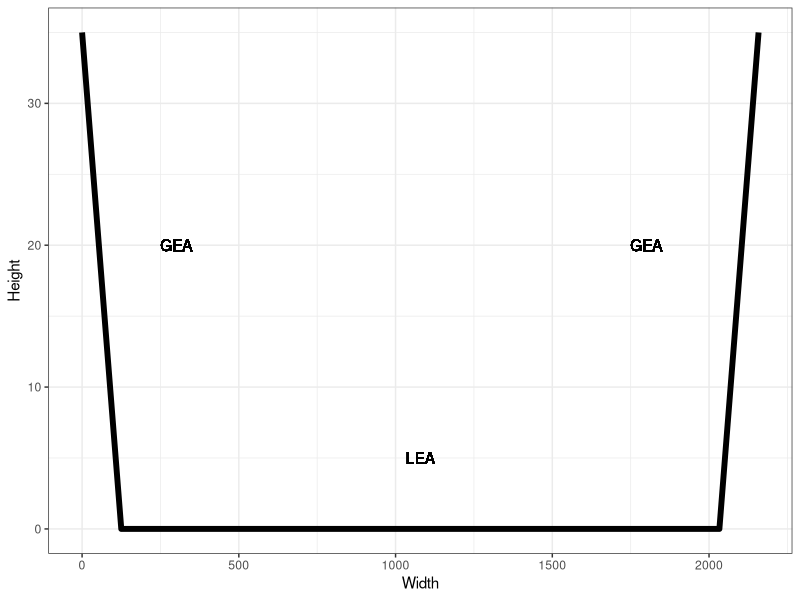

Write the R code that produced this figure. (Note: this script raises an error after producing the figure.)
## ---- chunk 1
knitr::opts_chunk$set(
  collapse = TRUE,
  comment = "#>"
)
## ---- chunk 2
library(ggplot2)
sim_groove <- function(beta = c(-0.28,0.28), a = 125)
{
  x <- seq(from = 0, to = 2158, by = 1)
  med <- median(x)
  y <- 1*(x <= a)*(beta[1]*(x - med) - beta[1]*(a - med)) + 
    1*(x >= 2158 - a)*(beta[2]*(x - med) - beta[2]*(2158 - a - med))
  return(data.frame("x" = x, "y" = y))
}

d <- sim_groove()
ggplot(data = d) +
  geom_line(aes(x = x, y = y), size = 2) +
  geom_text(mapping = aes(x = 300, y = 20, label = "GEA")) + 
  geom_text(mapping = aes(x = 1800, y = 20, label = "GEA")) +
  geom_text(mapping = aes(x = 2158/2, y = 5, label = "LEA")) +
  theme_bw() +
  ylab("Height") +
  xlab("Width")

## ---- chunk 3

# set the minimum y-value to zero
check_min <- min(raw_data$value[!is.na(raw_data$value)])
raw_data <- dplyr::mutate(raw_data, value_std = value - check_min)

# remove global structure
rlo_fit <- robust_loess_fit(cc = raw_data, iter = 20)
raw_data$rlo_pred <- predict(rlo_fit, newdata = raw_data)
raw_data$rlo_resid <- raw_data$value_std - raw_data$rlo_pred

# define new data frame without the global structure
data <- data.frame("x" = raw_data$x, "y" = raw_data$rlo_resid)

# plot the new data
ggplot(data = data) +
  geom_point(aes(x = x, y = y)) +
  theme_bw() +
  ylab("Height") +
  xlab("Width")
## ---- chunk 4
# make range of x data equal to the range of non NA points and scale the y-values
d <- data.frame("x" = data$x, "y" = scale(data$y))
max_x_notNA <- max(d$x[!is.na(d$y)])
min_x_notNA <- min(d$x[!is.na(d$y)])
d <- d[d$x >= min_x_notNA & d$x <= max_x_notNA,]
## ---- chunk 5
# subset data
temp_d <- d[seq(from = 1, to = nrow(d),by = 20),]

# remove missing data
temp_d <- temp_d[complete.cases(temp_d),]

# estimate the MLE's 
mles <- mlgp(y = temp_d$y, x = temp_d$x)

# name MLE's impute_par
impute_par <- exp(mles$par)
impute_par
## ---- chunk 6
full_data <- imputeGP(y = d$y, x = d$x, sigma = impute_par[1], l = impute_par[2])
head(full_data)

ggplot(data = full_data) +
  geom_point(aes(x = x, y = y)) +
  theme_bw()
## ---- chunk 7
# log pdf of a normal distribution with the type of covariance matrix described in the model
lognormal_ou_pdf <- function(x, mu, sigma, l)
  {
    n <- length(x)
    rho <- exp(-1/l)

    return(-n/2 * log(2 * pi) - n * log(sigma) - ((n - 1)/2) * log(1 - rho^2)
           - 1/2 * 1/(sigma^2 * (1 - rho^2)) * ((x[1] - mu[1])^2 + (x[n] - mu[n])^2 + (1 + rho^2) * sum((x[2:(n-1)] - mu[2:(n-1)])^2)
                                                - 2 * rho * sum((x[1:(n-1)] - mu[1:(n-1)]) * (x[2:n] - mu[2:n]))))
}

# define starting values 
start.vals <- list("sigma" = c(1), "l" = c(10))

# proposal variance for the MH step
prop_var <- diag(c(1/2,1/2))

# run the RWMH sampler for the zero changepoint model
m0cp <- runmcmc_cp0(data = full_data, iter = 5000, start.vals = start.vals, prop_var = prop_var, warmup = 500, verbose = FALSE)

# print maximum value of the (conditional) log posterior up to the normalizing constant
max(m0cp$lpost)
## ---- chunk 8

# define starting values for the changepoints
cp_start_left <- min(full_data$x) + 30
cp_start_right <- max(full_data$x) - 30
   
# define list of starting values for both the left and right changepoint models 
start.vals <- list("left" = list("sigma" = c(1,1), 
                                 "l" = c(10,10), 
                                 "cp" = c(cp_start_left), 
                                 "beta" = c(-1), 
                                 "intercept" = c(0)),
                    "right" = list("sigma" = c(1,1), 
                                   "l" = c(10,10), 
                                   "cp" = c(cp_start_right), 
                                   "beta" = c(1), 
                                   "intercept" = c(0)))

# list of starting values for each of the two MH steps (not sampling the changepoint) for both the left and right changepoint models 
prop_var <- list("left" = list(diag(c(1/2,1/2,1/2,1/2)), 
                               diag(c(1/2,1/2))),
                 "right" = list(diag(c(1/2,1/2)), 
                                diag(c(1/2,1/2,1/2, 1/2))))

# define the proposal variance for the RWMH step sampling the changepoint
cp_prop_var <- 10^2

# run Gibbs MCMC for the left GEA model 
m1cp_left <- runmcmc_cp1_left(data = full_data, iter = 5000, warmup = 500, 
                            start.vals = start.vals$left, 
                            prop_var = prop_var$left, 
                            cp_prop_var = cp_prop_var, 
                            verbose = FALSE, tol_edge = 20)

# run Gibbs MCMC for the right GEA model
m1cp_right <- runmcmc_cp1_right(data = full_data, iter = 5000, warmup = 500, 
                              start.vals = start.vals$right, 
                              prop_var = prop_var$right, 
                              cp_prop_var = cp_prop_var, 
                              verbose = FALSE, tol_edge = 20)

# Find MAP estimates under both models of the changepoint location 
map_cp1_left <- as.numeric(m1cp_left$parameters$cp)[which.max(m1cp_left$lpost)]
map_cp1_right <- as.numeric(m1cp_right$parameters$cp)[which.max(m1cp_right$lpost)]

# print maximum value of (conditional) log posterior up to a normalizing constant
max(m1cp_left$lpost)
max(m1cp_right$lpost)

# Plot the data and the changepoint MAPs
ggplot(data = full_data) +
  geom_point(aes(x = x, y = y)) + 
  geom_vline(aes(xintercept = map_cp1_left)) +
  geom_vline(aes(xintercept = map_cp1_right)) +
  theme_bw()

## ---- chunk 9

# run both Gibbs MCMC algorithms for each of the single changepoint model
m1cp <- runmcmc_cp1(data = full_data, iter = 5000, 
                     start.vals.left = start.vals$left, 
                     start.vals.right = start.vals$right,
                     prop_var_left = prop_var$left, 
                     prop_var_right = prop_var$right, 
                     cp_prop_var = cp_prop_var, 
                     tol_edge = 20, 
                     warmup = 500, verbose = FALSE)

# Find MAP estimates under both models of the changepoint location 
map_cp1_left2 <- as.numeric(m1cp$left_parameters$cp)[which.max(m1cp$lpost$left)]
map_cp1_right2 <- as.numeric(m1cp$right_parameters$cp)[which.max(m1cp$lpost$right)]

map_cp1_left2
map_cp1_right2

## ---- chunk 10
# define starting values
start.vals <- list("sigma" = c(1,1,1), 
                   "l" = c(10,10,10), 
                   "cp" = c(cp_start_left, cp_start_right), 
                   "beta" = c(-2,2), 
                   "intercept" = c(0,0))

# define proposal variances (not for changepoints)
prop_var <- list(diag(c(1/2,1/2,1/2,1/2)), 
                 diag(c(1/2,1/2)), 
                 diag(c(1/2,1/2,1/2,1/2)))

# define proposal variance for changepoints
cp_prop_var <- diag(c(10^2, 10^2))

# run Gibbs MCMC
m2cp <- runmcmc_cp2(data = full_data, 
                     iter = 5000, 
                     start.vals = start.vals, 
                     prop_var = prop_var, 
                     cp_prop_var = cp_prop_var, 
                     tol_edge = 20, 
                     tol_cp = 1000, 
                     warmup = 500, 
                     verbose = FALSE)


# Find MAP estimates of changepoint locations
map_cp2 <- m2cp$parameters$cp[which.max(m2cp$lpost),]

# print maximum value of (conditional) log posterior up to a normalizing constant
max(m2cp$lpost)

# Plot the data and the changepoint MAPs
ggplot(data = full_data) +
  geom_point(aes(x = x, y = y)) + 
  geom_vline(aes(xintercept = map_cp2[1])) +
  geom_vline(aes(xintercept = map_cp2[2])) +
  theme_bw()

## ---- chunk 11

# changepoint starting values
cp_sval_left <- min(full_data$x) + 50
cp_sval_right <- max(full_data$x) - 50

# list of starting values for each model
start.vals <- list("cp2" = list("sigma" = c(1,1,1), 
                                "l" = c(10,10,10), 
                                "cp" = c(cp_sval_left,cp_sval_right), 
                                "beta" = c(-2,2), 
                                "intercept" = c(0,0)),
                       "cp1" = list("left" = list(
                                        "sigma" = c(1,1), 
                                        "l" = c(10,10), 
                                        "cp" = c(cp_sval_left), 
                                        "beta" = c(-1), 
                                        "intercept" = c(0)),
                                    "right" = list(
                                        "sigma" = c(1,1), 
                                        "l" = c(10,10), 
                                        "cp" = c(cp_sval_right), 
                                        "beta" = c(1), 
                                        "intercept" = c(0))),
                       "cp0" = list("sigma" = c(1), "l" = c(10)))

# proposal variances for each model
prop_var <- list("cp2" = list(diag(c(1/2,1/2,1/2,1/2)), 
                              diag(c(1/2,1/2)), 
                              diag(c(1/2,1/2,1/2,1/2))),
                     "cp1" = list("left" = list(diag(c(1/2,1/2,1/2,1/2)), 
                                                diag(c(1/2,1/2))),
                                  "right" = list(diag(c(1/2,1/2)), 
                                                 diag(c(1/2,1/2,1/2, 1/2)))),
                     "cp0" = diag(c(1/2,1/2)))

# changepoint proposal variances 
cp_prop_var <- list("cp2" = diag(c(10^2, 10^2)),
                        "cp1" = 10^2)

# prior on the number of changepoints 
prior_numcp <- rep(1/4, times = 4)

cp_gibbs <- runmcmc_cpall(data = full_data,
                                 start.vals = start.vals,
                                 prop_var = prop_var,
                                 cp_prop_var = cp_prop_var,
                                 verbose = FALSE,
                                 tol_edge = 50,
                                 tol_cp = 1000, 
                                 iter = 5000,
                                 warmup = 500,
                                 prior_numcp = prior_numcp)

# print the estimated maximum log posteriors
cp_gibbs$max_lpost

# Estimated groove locations in each model
cp_gibbs$cp_map

## ---- chunk 12

# Impute missing data, run MCMCs, and estimate MAPs
cp_gibbs2 <- detect_cp(data = data,
                          start.vals = start.vals,
                          prop_var = prop_var,
                          cp_prop_var = cp_prop_var,
                          verbose = FALSE,
                          tol_edge = 50,
                          tol_cp = 1000, 
                          iter = 5000,
                          warmup = 500,
                          prior_numcp = prior_numcp,
                          est_impute_par = TRUE)


# print the estimated log posteriors
cp_gibbs2$changepoint_results$max_lpost

# Estimated groove locations in each model
cp_gibbs2$changepoint_results$cp_map

# The groove locations automatically chosen based on the MAP criteria
cp_gibbs2$grooves
## ---- chunk 13
# Estimate the groove locations in the intended fashion using default argument values 
cp_gibbs3 <- get_grooves_bcp(x = raw_data$x, value = raw_data$value, adjust = 10)

# Estimated groove locations
cp_gibbs3$groove

# Estimate the groove locations by supplying additional arguments 
cp_gibbs4 <- get_grooves_bcp(x = raw_data$x, value = raw_data$value, adjust = 10, iter = 10000)

# Estimated groove locations
cp_gibbs4$groove

